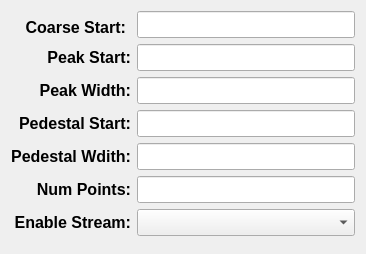
<?xml version="1.0" encoding="UTF-8"?>
<ui version="4.0">
 <class>Form</class>
 <widget class="QWidget" name="Form">
  <property name="geometry">
   <rect>
    <x>0</x>
    <y>0</y>
    <width>366</width>
    <height>254</height>
   </rect>
  </property>
  <property name="sizePolicy">
   <sizepolicy hsizetype="Fixed" vsizetype="Fixed">
    <horstretch>0</horstretch>
    <verstretch>0</verstretch>
   </sizepolicy>
  </property>
  <property name="font">
   <font>
    <pointsize>12</pointsize>
   </font>
  </property>
  <property name="windowTitle">
   <string>Form</string>
  </property>
  <layout class="QGridLayout" name="gridLayout_2">
   <item row="1" column="2">
    <widget class="PyDMLineEdit" name="PyDMLineEdit_2">
     <property name="minimumSize">
      <size>
       <width>75</width>
       <height>0</height>
      </size>
     </property>
     <property name="font">
      <font>
       <pointsize>12</pointsize>
      </font>
     </property>
     <property name="toolTip">
      <string/>
     </property>
     <property name="showUnits" stdset="0">
      <bool>true</bool>
     </property>
     <property name="channel" stdset="0">
      <string>ca://${P}:LC1_ANA_PK_DEL_TRG_${CH_NUM}</string>
     </property>
    </widget>
   </item>
   <item row="1" column="0">
    <widget class="QLabel" name="label_2">
     <property name="font">
      <font>
       <pointsize>12</pointsize>
       <weight>75</weight>
       <bold>true</bold>
      </font>
     </property>
     <property name="text">
      <string>Peak Start:</string>
     </property>
     <property name="alignment">
      <set>Qt::AlignRight|Qt::AlignTrailing|Qt::AlignVCenter</set>
     </property>
    </widget>
   </item>
   <item row="6" column="2">
    <widget class="PyDMEnumComboBox" name="PyDMEnumComboBox">
     <property name="minimumSize">
      <size>
       <width>75</width>
       <height>0</height>
      </size>
     </property>
     <property name="font">
      <font>
       <pointsize>12</pointsize>
      </font>
     </property>
     <property name="toolTip">
      <string/>
     </property>
     <property name="channel" stdset="0">
      <string>ca://${P}:DM${BAY}_HW_ARM</string>
     </property>
    </widget>
   </item>
   <item row="3" column="2">
    <widget class="PyDMLineEdit" name="PyDMLineEdit_4">
     <property name="minimumSize">
      <size>
       <width>75</width>
       <height>0</height>
      </size>
     </property>
     <property name="font">
      <font>
       <pointsize>12</pointsize>
      </font>
     </property>
     <property name="toolTip">
      <string/>
     </property>
     <property name="showUnits" stdset="0">
      <bool>true</bool>
     </property>
     <property name="channel" stdset="0">
      <string>ca://${P}:LC1_ANA_PD_DEL_TRG_${CH_NUM}</string>
     </property>
    </widget>
   </item>
   <item row="0" column="2">
    <widget class="PyDMLineEdit" name="PyDMLineEdit">
     <property name="minimumSize">
      <size>
       <width>75</width>
       <height>0</height>
      </size>
     </property>
     <property name="font">
      <font>
       <pointsize>12</pointsize>
      </font>
     </property>
     <property name="toolTip">
      <string/>
     </property>
     <property name="showUnits" stdset="0">
      <bool>true</bool>
     </property>
     <property name="channel" stdset="0">
      <string>ca://TPR:BSYH:MP03:1:TRG1${CH_NUM}_SYS0_TDES</string>
     </property>
    </widget>
   </item>
   <item row="3" column="0">
    <widget class="QLabel" name="label_4">
     <property name="font">
      <font>
       <pointsize>12</pointsize>
       <weight>75</weight>
       <bold>true</bold>
      </font>
     </property>
     <property name="text">
      <string>Pedestal Start:</string>
     </property>
     <property name="alignment">
      <set>Qt::AlignRight|Qt::AlignTrailing|Qt::AlignVCenter</set>
     </property>
    </widget>
   </item>
   <item row="0" column="0">
    <layout class="QVBoxLayout" name="verticalLayout">
     <property name="leftMargin">
      <number>5</number>
     </property>
     <property name="topMargin">
      <number>5</number>
     </property>
     <property name="rightMargin">
      <number>5</number>
     </property>
     <item>
      <widget class="QLabel" name="label">
       <property name="font">
        <font>
         <pointsize>12</pointsize>
         <weight>75</weight>
         <bold>true</bold>
        </font>
       </property>
       <property name="text">
        <string>Coarse Start:</string>
       </property>
       <property name="alignment">
        <set>Qt::AlignRight|Qt::AlignTrailing|Qt::AlignVCenter</set>
       </property>
      </widget>
     </item>
    </layout>
   </item>
   <item row="4" column="0">
    <widget class="QLabel" name="label_5">
     <property name="font">
      <font>
       <pointsize>12</pointsize>
       <weight>75</weight>
       <bold>true</bold>
      </font>
     </property>
     <property name="text">
      <string>Pedestal Wdith:</string>
     </property>
     <property name="alignment">
      <set>Qt::AlignRight|Qt::AlignTrailing|Qt::AlignVCenter</set>
     </property>
    </widget>
   </item>
   <item row="2" column="0">
    <widget class="QLabel" name="label_3">
     <property name="font">
      <font>
       <pointsize>12</pointsize>
       <weight>75</weight>
       <bold>true</bold>
      </font>
     </property>
     <property name="text">
      <string>Peak Width:</string>
     </property>
     <property name="alignment">
      <set>Qt::AlignRight|Qt::AlignTrailing|Qt::AlignVCenter</set>
     </property>
    </widget>
   </item>
   <item row="5" column="2">
    <widget class="PyDMLineEdit" name="PyDMLineEdit_6">
     <property name="minimumSize">
      <size>
       <width>75</width>
       <height>0</height>
      </size>
     </property>
     <property name="font">
      <font>
       <pointsize>12</pointsize>
      </font>
     </property>
     <property name="toolTip">
      <string/>
     </property>
     <property name="channel" stdset="0">
      <string>ca://${P}:DM${BAY}_BUFFER_SIZE</string>
     </property>
    </widget>
   </item>
   <item row="2" column="2">
    <widget class="PyDMLineEdit" name="PyDMLineEdit_3">
     <property name="font">
      <font>
       <pointsize>12</pointsize>
      </font>
     </property>
     <property name="toolTip">
      <string/>
     </property>
     <property name="showUnits" stdset="0">
      <bool>true</bool>
     </property>
     <property name="channel" stdset="0">
      <string>ca://${P}:LC1_ANA_PK_WDT_TRG_${CH_NUM}</string>
     </property>
    </widget>
   </item>
   <item row="4" column="2">
    <widget class="PyDMLineEdit" name="PyDMLineEdit_5">
     <property name="minimumSize">
      <size>
       <width>75</width>
       <height>0</height>
      </size>
     </property>
     <property name="font">
      <font>
       <pointsize>12</pointsize>
      </font>
     </property>
     <property name="toolTip">
      <string/>
     </property>
     <property name="showUnits" stdset="0">
      <bool>true</bool>
     </property>
     <property name="channel" stdset="0">
      <string>ca://${P}:LC1_ANA_PD_WDT_TRG_${CH_NUM}</string>
     </property>
    </widget>
   </item>
   <item row="5" column="0">
    <widget class="QLabel" name="label_6">
     <property name="font">
      <font>
       <pointsize>12</pointsize>
       <weight>75</weight>
       <bold>true</bold>
      </font>
     </property>
     <property name="text">
      <string>Num Points:</string>
     </property>
     <property name="alignment">
      <set>Qt::AlignRight|Qt::AlignTrailing|Qt::AlignVCenter</set>
     </property>
    </widget>
   </item>
   <item row="6" column="0">
    <widget class="QLabel" name="label_7">
     <property name="font">
      <font>
       <pointsize>12</pointsize>
       <weight>75</weight>
       <bold>true</bold>
      </font>
     </property>
     <property name="text">
      <string>Enable Stream:</string>
     </property>
     <property name="alignment">
      <set>Qt::AlignRight|Qt::AlignTrailing|Qt::AlignVCenter</set>
     </property>
    </widget>
   </item>
  </layout>
 </widget>
 <customwidgets>
  <customwidget>
   <class>PyDMLineEdit</class>
   <extends>QLineEdit</extends>
   <header>pydm.widgets.line_edit</header>
  </customwidget>
  <customwidget>
   <class>PyDMEnumComboBox</class>
   <extends>QComboBox</extends>
   <header>pydm.widgets.enum_combo_box</header>
  </customwidget>
 </customwidgets>
 <resources/>
 <connections/>
</ui>
